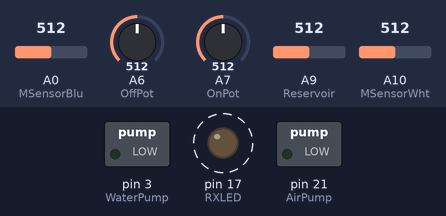
Bench run of a sketch on a simulated Arduino Mega 2560, built with avr-gcc and run on an emulated ATmega2560. Parts: switched loads named in the sketch (green lamp = pin HIGH), output pins drawn as LEDs (lit = HIGH). Dashed ring = blinking. Inputs (shaded band) come from the test bench; at power-on: A9 (Reservoir) = 512, A7 (OnPot) = 512, A0 (MSensorBlu) = 512, A6 (OffPot) = 512, A10 (MSensorWht) = 512.

Above: at 1.25 s.
1.3 s: A9 (Reservoir) set to 489
At 1.55 s:
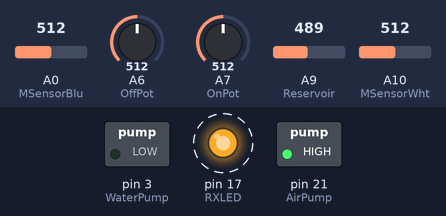
4.3 s: A7 (OnPot) set to 396
7.3 s: A7 (OnPot) set to 378
At 9.39 s:
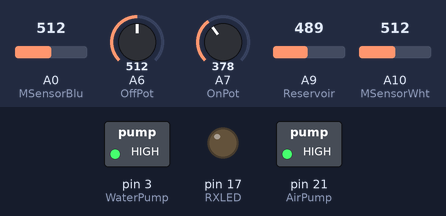
10.3 s: A9 (Reservoir) set to 511
At 11.66 s:
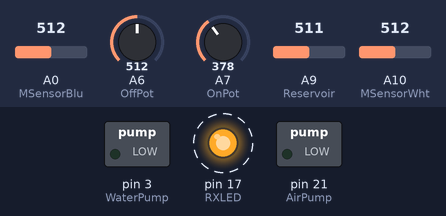
Timing chart, 0 to 14.3 s (numbered marks = the images above; inputs shaded):
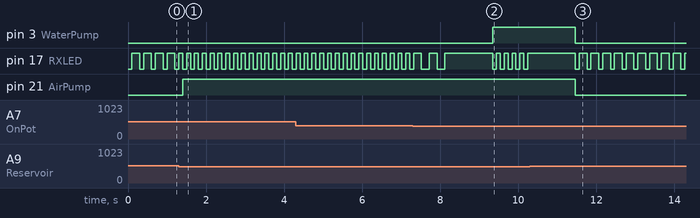

The sketch:

Indoor_Garden_Sketch_20May2018.ino
```cpp
/* Automated garden watering and water aeration system.
Created by: Tony Swanson
Date: 18 Nov 2017

Last Modified by: Tony Swanson
Date: 20 May 2018

Functions:
   *  Reads two capacitive moisture sensors (with outputs shifted and amplified to approximately a 0-5v range).  0v = wet = 100% humidity. 5v = dry = 0% humidity.
   *  Reads two input potentiometers (with 0-5v range) to set maximum and minimum soil moisture threshholds. 0v = Minimum value. 5v = Maximum value.
   *  Reads a debounced float switch to verify water reservoir level (analog input; >500 [of 1023] is full)
   *  Turns on a water pump as needed to maintain soil moisture level within bounds set by potentiometers
   *  Turns on air pumps and circulation pumps (on same circuit) if reservoir contains water
   *  Turns off all pumps (water, air, circulation) if reservoir is depleted
*/


// INITIALIZE GLOBAL VARIABLES
const float MaxPumpOff = 21.0;                  // Sets maximum threshhold to turn off water pump, currently set to 0.1V (21 of 1023) - "max" refers to at wettest point
const float MinPumpOff = 409.0;                 // Sets minimum threshhold to turn off water pump, currently set to 1.0V (205 of 1023)
const float MaxPumpOn = 327.0;                  // Sets maximum threshhold to turn on water pump, currently set to 0.5V (103 of 1023)
const float MinPumpOn = 818.0;                  // Sets minimum threshhold to turn on water pump, currently set to 2.5V (511 of 1023)


// INITIALIZE PIN NAMES
const int RXLED = 17;                           // sets RX led to pin 17 - used to blink as notifier program is running and has entered a new loop
const int Reservoir = A9;                       // sets pin 9 (aka "A9") to read the float sensor in the smaller reservoir (closed = empty = pin pulled above 2.5v, value >500)
const int WaterPump = 3;                        // sets pin 3 to actuate the water pump - HIGH is "On," LOW is "Off"
const int AirPump = 21;                         // sets pin 21 (aka "A3") to actuate the air pump - HIGH is "On," LOW is "Off"
const int OnPot = A7;                           // set pins 4 (aka "A6") & 6 (aka "A7") to read potentiometers
const int OffPot = A6;
const int MSensorBlu = A0;                      // sets pin A0 to read output from moisture sensor with blue input wire. 0 = wet , 1023 = dry
const int MSensorWht = A10;                     // sets pin 10 (aka "A10") to read output from moisture sensor with white input wire. 0 = wet , 1023 = dry


// INITIALIZE SUB-FUNCTION VARIABLES
int Sensor1Val = 0;                             // Reading from 1st moisture sensor called within "readSoilSensors" function
int Sensor2Val = 0;                             // Reading from 2nd moisture sensor called within "readSoilSensors" function
int MaxMoistureLevel = 0;                       // The "wettest" of the two moisture sensor values
int dwell = 0;                                  // Duration of time spent at each duty cycle step while soft-starting the pump motor (254 steps, which excludes "0" [0% / off] and "255" [100% / on])
int ii = 0;                                     // Counter used by 'FOR' loop in the pump motor soft-start routine


void setup() {


//SET PIN INPUTS/OUTPUTS
pinMode(RXLED, OUTPUT);                         // Set pin as output, to control RX LED
pinMode(Reservoir,INPUT);                       // Set pin as input, to read float sensor
pinMode(WaterPump,OUTPUT);                      // Set pin as output, to control water pump; HIGH is "On," LOW is "Off"
pinMode(AirPump,OUTPUT);                        // Set pin as output, to control air pump; HIGH is "On," LOW is "Off"
pinMode(OnPot,INPUT);                           // Set pin as input, to read watering gap input potentiometer
pinMode(OffPot,INPUT);                          // Set pin as input, to read watering duration input potentiometer
pinMode(MSensorBlu,INPUT);                      // Set pin as input, to read moisture sensor with blue input wire.
pinMode(MSensorWht,INPUT);                      // Set pin as input, to read moisture sensor with white input wire.


//SET PIN STATES
digitalWrite (RXLED, HIGH);                      // Set pin as high (off)
digitalWrite(WaterPump,LOW);                     // Set pin as low (pump off)
digitalWrite(AirPump,LOW);                       // Set pin as low (pump off)
}


void loop() {
//INITIALIZE LOOP VARIABLES
long PumpOff = 0;                                // Threshhold to turn off the pump
long PumpOn = 0;                                 // Threshhold to turn on the pump
int ReservoirLevel = 0;                          // Water level reading for reservoir, > 500 = full, =< 500 = empty
int OnVal = 0;                                   // Potentiometer reading for gap between waterings (input A7)
int OffVal = 0;                                  // Potenitometer reading for duration of waterings (input A6)
float PumpOnVal = 0.0;                           // Output of floating point calculation for threshhold to turn off water pump, above the minimum value
float PumpOffVal = 0.0;                          // Output of floating point calculation for threshhold to turn on the water pump, above the minimum value


//BLINK LED TO SHOW NEW LOOP STARTED
   digitalWrite(RXLED,LOW);                      // Turn on RXLED
   delay(100);                                   // wait
   digitalWrite(RXLED,HIGH);                     // Turn off RXLED
   delay(100);                                   // wait


//READ RESERVOIR SENSOR & PUMP STATES
ReservoirLevel = analogRead(Reservoir);


//READ POTENTIOMETERS & CALCULATE PUMPDUR, PUMPGAP
    OnVal = analogRead(OnPot);
    OffVal = analogRead(OffPot);

    PumpOnVal = (float)OnVal / 1023.0 * (MinPumpOn - MaxPumpOn);             // Calculate threshold at which the water pump will start
    PumpOn = long(PumpOnVal) + long(MaxPumpOn);

    PumpOffVal = (float)OffVal / 1023.0 * (MinPumpOff - MaxPumpOff);         // Calculate threshold at which the water pump will stop
    PumpOff = long(PumpOffVal) + long(MaxPumpOff);


//CONFIRM RESERVOIR HAS WATER
if(ReservoirLevel < 500){

    digitalWrite(AirPump,HIGH);


        //CHECK SOIL MOISTURE & TURN ON/OFF PUMPS ACCORDINGLY
    MaxMoistureLevel = readSoilSensors(MSensorBlu,MSensorWht);               // Note the maximum soil moisture level (low value = high moisture content)


    if (digitalRead(WaterPump) == 1){
      if (MaxMoistureLevel < PumpOff){                                       // If water pump is on, and the "wettest" sensor is above the "wetness" threshhold...
        delay(100);                                                          // Wait 0.1 second, then verify soil moisture levels again
        MaxMoistureLevel = readSoilSensors(MSensorBlu,MSensorWht);
        if(MaxMoistureLevel < PumpOff){                                      // If soil moisture is confirmed to be above the "wetness" threshhold
          softstop(WaterPump,1024);                                          // Turn off water pump (~1s rampdown)
        }
      }
    }

    else if (digitalRead(WaterPump) == 0){
      if (MaxMoistureLevel > PumpOn){                                        // If water pump is off, and the "wettest" sensor is below the "dryness" threshhold...
        delay(100);                                                          // Wait 0.1 second, then verify soil moisture levels again
        MaxMoistureLevel = readSoilSensors(MSensorBlu,MSensorWht);
        if (MaxMoistureLevel > PumpOn){                                      // If soil moisture is confirmed to be below "dryness" threshhold
          digitalWrite(RXLED,LOW);                                           // Blink RXLED 2x to note pump is being turned on
          delay(200);
          digitalWrite(RXLED,HIGH);
          delay(200);
          digitalWrite(RXLED,LOW);
          delay(200);
          digitalWrite(RXLED,HIGH);
          delay(200);
          softstart(WaterPump,1024);                                         // Turn on water pump (~1s rampup)
        }
      }
    }

    else{                                                                    // Else, if the pump somehow is in another "state," default to off
      digitalWrite(WaterPump,LOW);
    }
}


//IF RESERVOIR IS LOW, TURN OFF PUMPS
else{
  delay(100);
  ReservoirLevel = analogRead(Reservoir);                                    // Wait 0.1 second, then confirm reservoir level
  if (ReservoirLevel > 500){
      if (digitalRead(WaterPump) == 1){
          softstop(WaterPump,1024);                                                // Turn off water pump (~1s rampdown), air pump
          digitalWrite(AirPump,LOW);
      }

      else {
          digitalWrite(WaterPump,LOW);
          digitalWrite(AirPump,LOW);
      }

  }
}
}


//SUB-FUNCTION TO MEASURE TWO SOIL MOISTURE LEVELS, RETURNING THE VALUE OF THE "WETTER" SENSOR - I.E. THE MINIMUM VALUE
int readSoilSensors (int Sensor1, int Sensor2){

Sensor1Val = analogRead(Sensor1);                                            // Read soil moisture sensors
Sensor2Val = analogRead(Sensor2);
int output = min(Sensor1Val,Sensor2Val);                                     // Note the maximum soil moisture level (low value = high moisture content)

return output;
}


// SUB-FUNCTION TO MINMIZE SPIKES IN CURRENT DRAW BY LINEARLY INCREASING MOTOR DUTY CYCLE OVER DURATION OF "RAMPUP" MILLISECONDS
void softstart(int PinNum, int rampup){

dwell = max(floor(rampup / 254),2);                                          // Compute time to dwell at each duty cycle step [~500Hz frequency = 2ms cycle time, 0-255 duty cycle range]

for(ii = 1; ii <= 254; ii++){                                                // Linearly increase duty cycle over duration specified by "rampup" - minimum 2ms dwell time to allow at least 1 cycle per step
  analogWrite(PinNum,ii);
  delay(dwell);
}

digitalWrite(PinNum,HIGH);                                                   // Leave pin "on" (high)
}


// SUB-FUNCTION TO MINMIZE SPIKES IN VOLTAGE BY LINEARLY DECREASING MOTOR DUTY CYCLE OVER DURATION OF "RAMPDOWN" MILLISECONDS
void softstop(int PinNum, int rampdown){

dwell = max(floor(rampdown / 254),2);                                        // Compute time to dwell at each duty cycle step [~500Hz frequency = 2ms cycle time, 0-255 duty cycle range]

for(ii = 254; ii >= 1; ii--){                                                // Linearly decrease duty cycle over duration specified by "rampdown" - minimum 2ms dwell time to allow at least 1 cycle per step
  analogWrite(PinNum,ii);
  delay(dwell);
}

digitalWrite(PinNum,LOW);                                                    // Leave pin "off" (low)
}
```

Measured:
- the behaviour switches between 500 and 499 on A9 (Reservoir) (found by bisection; images 0 and 1)
- the behaviour switches between 386 and 385 on A7 (OnPot) (found by bisection; images 1 and 2)
- after the input at 1.3 s, pin 17 (RXLED): alternates HIGH for 0.10 s and LOW for 0.10 s, starting after 0.10 s; pin 21 (AirPump): LOW → HIGH after 0.10 s
- after the input at 7.3 s, pin 3 (WaterPump): LOW → HIGH after 2.0 s
- after the input at 10.3 s, pin 3 (WaterPump), pin 21 (AirPump): HIGH → LOW after 1.2 s; pin 17 (RXLED): alternates HIGH for 0.20 s and LOW for 0.10 s, starting after 1.2 s
- by itself, pin 17 (RXLED): alternates HIGH for 0.20 s and LOW for 0.10 s
